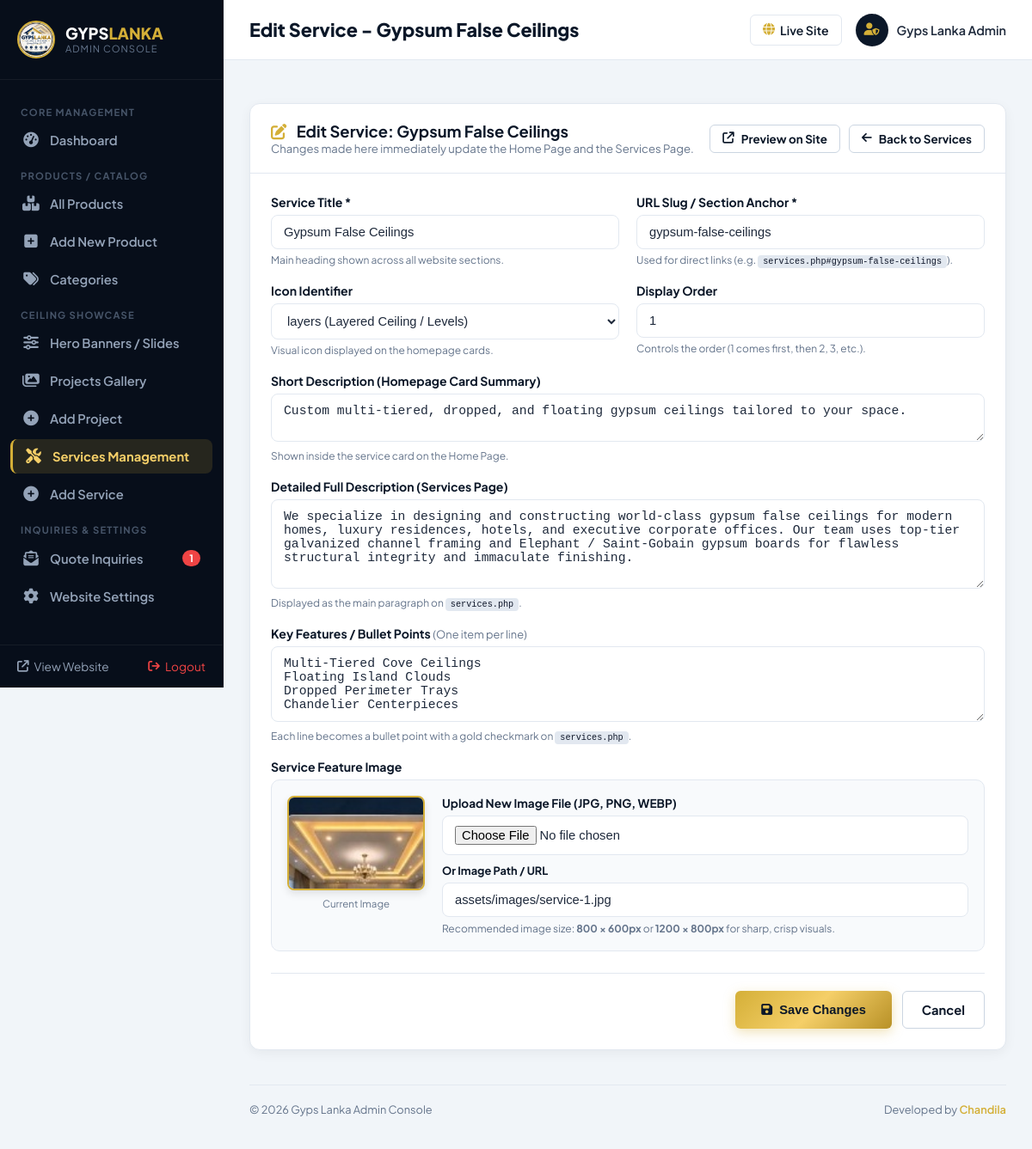
The page /admin/service_edit.php?id=1 (signed in) on the database its author committed.
### tables this page shows
CREATE TABLE IF NOT EXISTS `services` (
  `id` int(11) NOT NULL AUTO_INCREMENT,
  `title` varchar(100) NOT NULL,
  `slug` varchar(100) NOT NULL UNIQUE,
  `short_desc` text DEFAULT NULL,
  `full_desc` longtext DEFAULT NULL,
  `features` text DEFAULT NULL,
  `icon_svg` text DEFAULT NULL,
  `image` varchar(255) DEFAULT NULL,
  `display_order` int(11) DEFAULT 0,
  `created_at` timestamp NOT NULL DEFAULT CURRENT_TIMESTAMP,
  PRIMARY KEY (`id`)
);

### admin/service_edit.php (the view, shortened to what this page needs)
<?php
$db = get_db();
$id = isset($_GET['id']) ? (int)$_GET['id'] : 0;
$service = null;
if ($db && $id > 0) {
    try {
        $stmt = $db->prepare("SELECT * FROM services WHERE id = :id");
        $stmt->execute([':id' => $id]);
        $service = $stmt->fetch();
    } catch (PDOException $e) {
        error_log("Error fetching service: " . $e->getMessage());
    }
}
$pageTitle = 'Edit Service - ' . $service['title'];
require_once __DIR__ . '/includes/admin_header.php';
?>
<div class="admin-card">
    <div class="card-header">
        <div>
            <h3><i class="fa-solid fa-pen-to-square" style="color:var(--adm-gold); margin-right:8px;"></i> Edit Service: <?= htmlspecialchars($service['title']) ?></h3>
            <p style="font-size:0.82rem; color:var(--adm-muted); margin:0;">Changes made here immediately update the Home Page and the Services Page.</p>
        </div>
        <div style="display:flex; gap:10px;">
            <a href="../services.php#<?= htmlspecialchars($service['slug']) ?>" target="_blank" class="btn btn-outline-gold btn-sm" style="color:var(--adm-navy); border-color:#cbd5e1; background:#fff; border-radius:6px;">
                <i class="fa-solid fa-arrow-up-right-from-square"></i> Preview on Site
            </a>
            <a href="services.php" class="btn btn-outline-gold btn-sm" style="color:var(--adm-navy); border-color:#cbd5e1; background:#fff; border-radius:6px;">
                <i class="fa-solid fa-arrow-left"></i> Back to Services
            </a>
        </div>
    </div>
    <div class="card-body">
        <form action="service_edit.php?id=<?= $id ?>" method="POST" enctype="multipart/form-data">
            <div class="form-grid">
                <div class="form-group">
                    <label class="form-label" for="srv_title">Service Title *</label>
                    <input type="text" id="srv_title" name="title" class="form-control" value="<?= htmlspecialchars($service['title']) ?>" placeholder="e.g. Gypsum False Ceilings" required>
                    <small style="color:#64748b; font-size:0.75rem;">Main heading shown across all website sections.</small>
                </div>
                <div class="form-group">
                    <label class="form-label" for="srv_slug">URL Slug / Section Anchor *</label>
                    <input type="text" id="srv_slug" name="slug" class="form-control" value="<?= htmlspecialchars($service['slug']) ?>" placeholder="e.g. gypsum-false-ceilings" required>
                    <small style="color:#64748b; font-size:0.75rem;">Used for direct links (e.g. <code>services.php#<?= htmlspecialchars($service['slug']) ?></code>).</small>
                </div>
            </div>
            <div class="form-grid">
                <div class="form-group">
                    <label class="form-label" for="srv_icon">Icon Identifier</label>
                    <div style="display:flex; gap:10px; align-items:center;">
                        <select id="srv_icon" name="icon_svg" class="form-control" style="flex:1;">
                            <option value="layers" <?= ($service['icon_svg'] === 'layers') ? 'selected' : '' ?>>layers (Layered Ceiling / Levels)</option>
                        </select>
                    </div>
                    <small style="color:#64748b; font-size:0.75rem;">Visual icon displayed on the homepage cards.</small>
                </div>
                <div class="form-group">
                    <label class="form-label" for="srv_order">Display Order</label>
                    <input type="number" id="srv_order" name="display_order" class="form-control" value="<?= (int)$service['display_order'] ?>" min="0" max="999">
                    <small style="color:#64748b; font-size:0.75rem;">Controls the order (1 comes first, then 2, 3, etc.).</small>
                </div>
            </div>
            <div class="form-group">
                <label class="form-label" for="srv_short_desc">Short Description (Homepage Card Summary)</label>
                <textarea id="srv_short_desc" name="short_desc" class="form-control" rows="2" placeholder="Brief summary for homepage cards..."><?= htmlspecialchars($service['short_desc'] ?? '') ?></textarea>
                <small style="color:#64748b; font-size:0.75rem;">Shown inside the service card on the Home Page.</small>
            </div>
            <div class="form-group">
                <label class="form-label" for="srv_full_desc">Detailed Full Description (Services Page)</label>
                <textarea id="srv_full_desc" name="full_desc" class="form-control" rows="5" placeholder="Comprehensive service overview, techniques, materials used, benefits..."><?= htmlspecialchars($service['full_desc'] ?? '') ?></textarea>
                <small style="color:#64748b; font-size:0.75rem;">Displayed as the main paragraph on <code>services.php</code>.</small>
            </div>
            <div class="form-group">
                <label class="form-label" for="srv_features">
                    Key Features / Bullet Points
                    <span style="font-weight:normal; color:#64748b; font-size:0.8rem;">(One item per line)</span>
                </label>
                <textarea id="srv_features" name="features" class="form-control" rows="4" placeholder="Multi-Tiered Cove Ceilings&#10;Floating Island Clouds&#10;Dropped Perimeter Trays&#10;Chandelier Centerpieces"><?= htmlspecialchars($service['features'] ?? '') ?></textarea>
                <small style="color:#64748b; font-size:0.75rem;">Each line becomes a bullet point with a gold checkmark on <code>services.php</code>.</small>
            </div>
            <div class="form-group">
                <label class="form-label">Service Feature Image</label>
                <div style="display:flex; gap:20px; align-items:flex-start; flex-wrap:wrap; background:#f8fafc; border:1px solid #e2e8f0; border-radius:10px; padding:18px;">
                    <div style="flex-shrink:0; text-align:center;">
                        <img src="../<?= htmlspecialchars($service['image'] ?: 'assets/images/service-1.jpg') ?>" id="previewImg" alt="Service Preview" style="width:160px; height:110px; object-fit:cover; border-radius:8px; border:2px solid var(--adm-gold); box-shadow:0 4px 10px rgba(0,0,0,0.1);">
                        <div style="font-size:0.72rem; color:#64748b; margin-top:4px;">Current Image</div>
                    </div>
                    <div style="flex:1; min-width:240px;">
                        <label class="form-label" style="font-size:0.85rem;" for="service_img_upload">Upload New Image File (JPG, PNG, WEBP)</label>
                        <input type="file" id="service_img_upload" name="service_image" class="form-control" accept="image/jpeg,image/png,image/webp">
                        <div style="margin-top:10px;">
                            <label class="form-label" style="font-size:0.8rem;" for="custom_path">Or Image Path / URL</label>
                            <input type="text" id="custom_path" name="custom_image_path" class="form-control" value="<?= htmlspecialchars($service['image']) ?>" placeholder="assets/images/service-1.jpg">
                        </div>
                        <small style="color:#64748b; font-size:0.75rem; display:block; margin-top:6px;">
                            Recommended image size: <strong>800 &times; 600px</strong> or <strong>1200 &times; 800px</strong> for sharp, crisp visuals.
                        </small>
                    </div>
                </div>
            </div>
            <div class="form-actions" style="margin-top:25px; display:flex; gap:12px;">
                <button type="submit" class="btn btn-gold" style="border-radius:6px; padding:12px 30px; font-weight:700;">
                    <i class="fa-solid fa-floppy-disk"></i> Save Changes
                </button>
                <a href="services.php" class="btn btn-outline-gold" style="border-radius:6px; padding:12px 22px; color:var(--adm-navy); border-color:#cbd5e1; background:#fff;">
                    Cancel
                </a>
            </div>
        </form>
    </div>
</div>
<?php require_once __DIR__ . '/includes/admin_footer.php'; ?>

### admin/includes/admin_header.php (shortened to what this page needs)
<?php
$adminPage = basename($_SERVER['PHP_SELF'], '.php');
$adminUser = $_SESSION['gyps_admin_name'] ?? 'Administrator';
$db = get_db();
$newInquiriesCount = 0;
if ($db) {
    try {
        $stmt = $db->query("SELECT COUNT(*) FROM inquiries WHERE status = 'new'");
        $newInquiriesCount = (int)$stmt->fetchColumn();
    } catch (Exception $e) {
        $newInquiriesCount = 0;
    }
}
?>
<!DOCTYPE html>
<html lang="en">
<head>
    <link rel="stylesheet" href="https://cdnjs.cloudflare.com/ajax/libs/font-awesome/6.5.1/css/all.min.css">
    <link rel="stylesheet" href="../assets/css/admin.css">
</head>
<body>
<div class="admin-layout">
    <aside class="admin-sidebar">
        <div class="sidebar-brand">
            <img src="../assets/images/logo.jpg" alt="Gyps Lanka">
            <div>
                <div class="sidebar-brand-title">GYPS<span>LANKA</span></div>
                <div style="font-size:0.7rem; color:#64748b; text-transform:uppercase; letter-spacing:1px;">Admin Console</div>
            </div>
        </div>
        <nav class="sidebar-nav">
            <div class="nav-section-title">Core Management</div>
            <a href="index.php" class="sidebar-link <?= ($adminPage === 'index') ? 'active' : '' ?>">
                <i class="fa-solid fa-gauge-high"></i> Dashboard
            </a>
            <div class="nav-section-title">Products / Catalog</div>
            <a href="products.php" class="sidebar-link <?= ($adminPage === 'products' || $adminPage === 'product_edit') ? 'active' : '' ?>">
                <i class="fa-solid fa-boxes-stacked"></i> All Products
            </a>
            <a href="product_add.php" class="sidebar-link <?= ($adminPage === 'product_add') ? 'active' : '' ?>">
                <i class="fa-solid fa-square-plus"></i> Add New Product
            </a>
            <a href="categories.php" class="sidebar-link <?= ($adminPage === 'categories') ? 'active' : '' ?>">
                <i class="fa-solid fa-tags"></i> Categories
            </a>
            <div class="nav-section-title">Ceiling Showcase</div>
            <a href="hero_slides.php" class="sidebar-link <?= ($adminPage === 'hero_slides' || $adminPage === 'hero_slide_add' || $adminPage === 'hero_slide_edit') ? 'active' : '' ?>">
                <i class="fa-solid fa-sliders"></i> Hero Banners / Slides
            </a>
            <a href="projects.php" class="sidebar-link <?= ($adminPage === 'projects' || $adminPage === 'project_edit') ? 'active' : '' ?>">
                <i class="fa-solid fa-images"></i> Projects Gallery
            </a>
            <a href="project_add.php" class="sidebar-link <?= ($adminPage === 'project_add') ? 'active' : '' ?>">
                <i class="fa-solid fa-circle-plus"></i> Add Project
            </a>
            <a href="services.php" class="sidebar-link <?= ($adminPage === 'services' || $adminPage === 'service_edit' || $adminPage === 'service_add') ? 'active' : '' ?>">
                <i class="fa-solid fa-screwdriver-wrench"></i> Services Management
            </a>
            <a href="service_add.php" class="sidebar-link <?= ($adminPage === 'service_add') ? 'active' : '' ?>">
                <i class="fa-solid fa-plus-circle"></i> Add Service
            </a>
            <div class="nav-section-title">Inquiries &amp; Settings</div>
            <a href="inquiries.php" class="sidebar-link <?= ($adminPage === 'inquiries') ? 'active' : '' ?>">
                <i class="fa-solid fa-envelope-open-text"></i> Quote Inquiries
                <?php if ($newInquiriesCount > 0): ?>
                    <span class="badge-counter"><?= $newInquiriesCount ?></span>
                <?php endif; ?>
            </a>
            <a href="settings.php" class="sidebar-link <?= ($adminPage === 'settings') ? 'active' : '' ?>">
                <i class="fa-solid fa-gear"></i> Website Settings
            </a>
        </nav>
        <div class="sidebar-footer">
            <a href="../index.php" target="_blank" style="color:#94a3b8; font-size:0.85rem; display:flex; align-items:center; gap:6px;">
                <i class="fa-solid fa-arrow-up-right-from-square"></i> View Website
            </a>
            <a href="logout.php" id="adminLogoutTrigger" style="color:#ef4444; font-size:0.85rem; display:flex; align-items:center; gap:6px; cursor:pointer;">
                <i class="fa-solid fa-arrow-right-from-bracket"></i> Logout
            </a>
        </div>
    </aside>
    <main class="admin-main">
        <header class="admin-topbar">
            <div class="topbar-page-title">
                <h1><?= isset($pageTitle) ? htmlspecialchars($pageTitle) : 'Admin Dashboard' ?></h1>
            </div>
            <div class="topbar-actions">
                <a href="../index.php" target="_blank" style="font-size:0.88rem; font-weight:600; color:var(--adm-navy); padding:8px 14px; border:1px solid var(--adm-border); border-radius:6px; display:inline-flex; align-items:center; gap:6px;">
                    <i class="fa-solid fa-globe" style="color:var(--adm-gold);"></i> Live Site
                </a>
                <div class="admin-avatar">
                    <div class="avatar-circle">
                        <i class="fa-solid fa-user-shield"></i>
                    </div>
                    <span><?= htmlspecialchars($adminUser) ?></span>
                </div>
            </div>
        </header>
        <div style="padding: 20px 30px 0;">
        </div>
        <div class="admin-content">

### rows shown on the page
services: title "Edit Service - Gypsum False Ceilings", title "Gypsum False Ceilings", slug "gypsum-false-ceilings", icon_svg "layers (Layered Ceiling / Levels)", display_order "1", short_desc "Custom multi-tiered, dropped, and floating gypsum ceilings tailored to your space.", full_desc "We specialize in designing and constructing world-class gypsum false ceilings for modern homes, luxury residences, hotels, and executive corporate offices. Our team uses top-tier galvanized channel framing and Elephant / Saint-Gobain gypsum boards for flawless structural integrity and immaculate finishing.", features "Multi-Tiered Cove Ceilings Floating Island Clouds Dropped Perimeter Trays Chandelier Centerpieces", image (picture), custom_image_path "assets/images/service-1.jpg"

### other values the page prints
$newInquiriesCount "1"
$adminUser "Gyps Lanka Admin"
